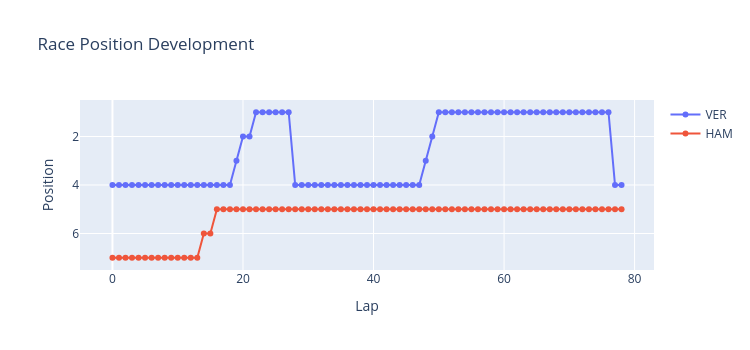

Notebook source saved alongside this figure:
### Markdown cell above
Obtain two driver comparison from telemetry animation. Compare two drivers:

### Code cell
driver1 = "VER"
driver2 = "HAM"

fig_pos = go.Figure()

for driver in [driver1, driver2]:
    d = positions[positions["Driver"] == driver]

    fig_pos.add_trace(go.Scatter(x=d["LapNumber"], y=d["Position"], mode="lines+markers", name=driver))

fig_pos.update_yaxes(autorange="reversed")
fig_pos.update_layout(width=750, height=350, title="Race Position Development", xaxis_title="Lap", yaxis_title="Position")

fig_pos.show()
